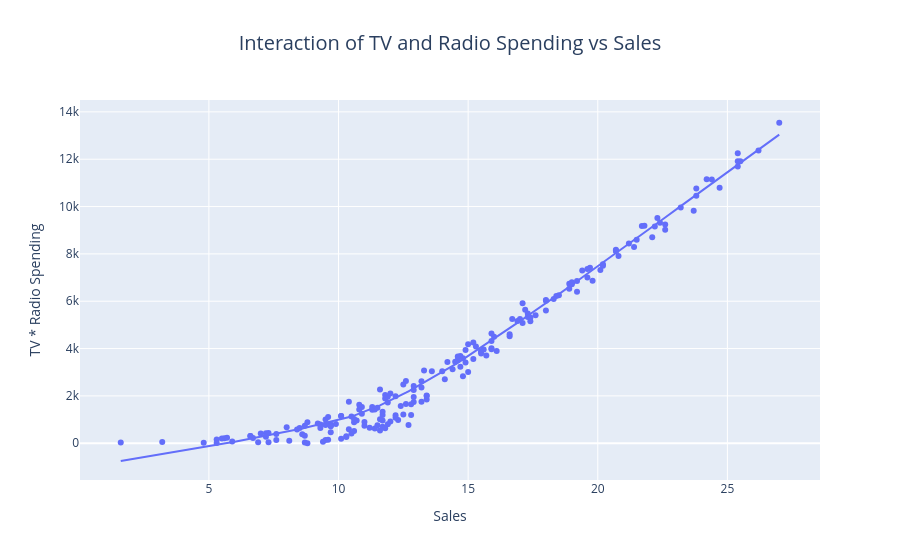

The code cell stored with this chart in its notebook:
### Code cell
data['Tv_radio_intecreation'] = data['TV'] * data['Radio'] 
fig = px.scatter(data , x = 'Sales' , y = 'Tv_radio_intecreation' , trendline="lowess",
                title = 'Interaction of TV and Radio Spending vs Sales' , 
                labels = {'Sales': 'Sales', 'Tv_radio_intecreation': 'TV * Radio Spending'}, 
                color_discrete_sequence = ['#636EFA']) 
fig.update_layout( 
    title_font_size = 20, 
    title_x = 0.5) 
fig.show()

### Figure 1 — Plotly figure (JSON) as saved in the notebook; plotly's stock layout.template omitted (floating-point values rounded to 4 significant figures; data arrays with more than 128 entries replaced by an {"elided": "..."} marker saying what was removed)
{"data": [{"hovertemplate": "Sales=%{x}<br>TV * Radio Spending=%{y}<extra></extra>", "legendgroup": "", "marker": {"color": "#636EFA", "symbol": "circle"}, "mode": "markers", "name": "", "orientation": "v", "showlegend": false, "type": "scatter", "x": {"elided": "200 float values"}, "xaxis": "x", "y": {"elided": "200 float values"}, "yaxis": "y"}, {"hovertemplate": "<b>LOWESS trendline</b><br><br>Sales=%{x}<br>TV * Radio Spending=%{y} <b>(trend)</b><extra></extra>", "legendgroup": "", "marker": {"color": "#636EFA", "symbol": "circle"}, "mode": "lines", "name": "", "showlegend": false, "type": "scatter", "x": {"elided": "200 float values"}, "xaxis": "x", "y": {"elided": "200 float values"}, "yaxis": "y"}], "layout": {"legend": {"tracegroupgap": 0}, "title": {"font": {"size": 20}, "text": "Interaction of TV and Radio Spending vs Sales", "x": 0.5}, "xaxis": {"anchor": "y", "domain": [0, 1], "title": {"text": "Sales"}}, "yaxis": {"anchor": "x", "domain": [0, 1], "title": {"text": "TV * Radio Spending"}}}}
